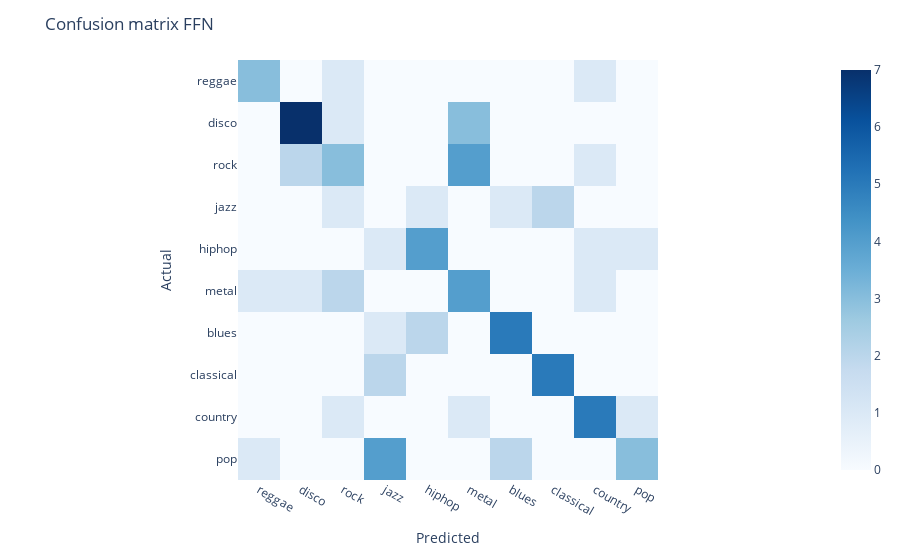

Notebook code for this chart:
### Code cell
ffn_eval = evaluate(ffn_model, name="FFN", verbose=2)

### Figure 1 — Plotly figure (JSON) as saved in the notebook; plotly's stock layout.template omitted (floating-point values rounded to 4 significant figures)
{"data": [{"coloraxis": "coloraxis", "hovertemplate": "x: %{x}<br>y: %{y}<br>color: %{z}<extra></extra>", "name": "0", "type": "heatmap", "x": ["reggae", "disco", "rock", "jazz", "hiphop", "metal", "blues", "classical", "country", "pop"], "xaxis": "x", "y": ["reggae", "disco", "rock", "jazz", "hiphop", "metal", "blues", "classical", "country", "pop"], "yaxis": "y", "z": [[3, 0, 1, 0, 0, 0, 0, 0, 1, 0], [0, 7, 1, 0, 0, 3, 0, 0, 0, 0], [0, 2, 3, 0, 0, 4, 0, 0, 1, 0], [0, 0, 1, 0, 1, 0, 1, 2, 0, 0], [0, 0, 0, 1, 4, 0, 0, 0, 1, 1], [1, 1, 2, 0, 0, 4, 0, 0, 1, 0], [0, 0, 0, 1, 2, 0, 5, 0, 0, 0], [0, 0, 0, 2, 0, 0, 0, 5, 0, 0], [0, 0, 1, 0, 0, 1, 0, 0, 5, 1], [1, 0, 0, 4, 0, 0, 2, 0, 0, 3]]}], "layout": {"coloraxis": {"colorscale": [[0, "rgb(247,251,255)"], [0.125, "rgb(222,235,247)"], [0.25, "rgb(198,219,239)"], [0.375, "rgb(158,202,225)"], [0.5, "rgb(107,174,214)"], [0.625, "rgb(66,146,198)"], [0.75, "rgb(33,113,181)"], [0.875, "rgb(8,81,156)"], [1, "rgb(8,48,107)"]]}, "margin": {"t": 60}, "title": {"text": "Confusion matrix FFN"}, "xaxis": {"anchor": "y", "constrain": "domain", "domain": [0, 1], "scaleanchor": "y", "title": {"text": "Predicted"}}, "yaxis": {"anchor": "x", "autorange": "reversed", "constrain": "domain", "domain": [0, 1], "title": {"text": "Actual"}}}}
